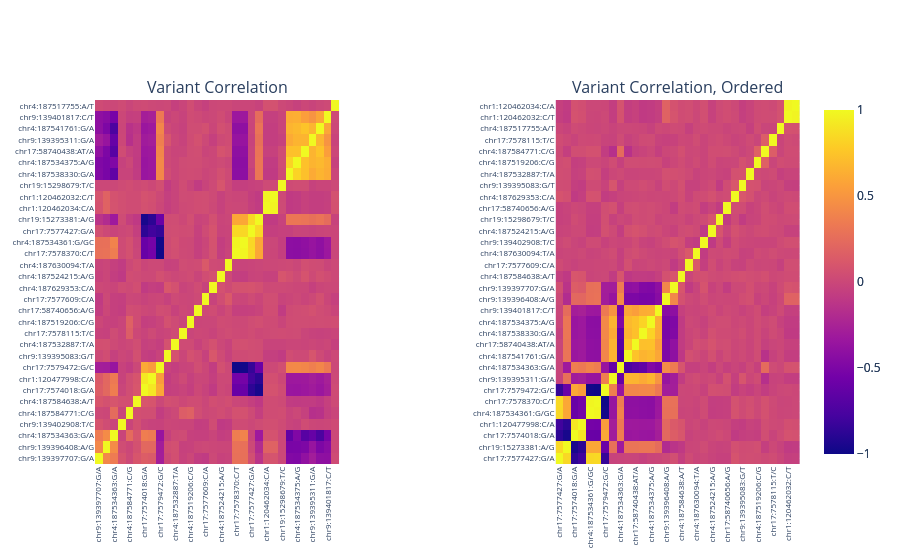

Notebook code cell kept with this figure:
### Code cell
sc.dna.plot_variant_correlation()

### Figure 1 — Plotly figure (JSON) as saved in the notebook; plotly's stock layout.template omitted (floating-point values rounded to 4 significant figures; data arrays with more than 128 entries replaced by an {"elided": "..."} marker saying what was removed)
{"data": [{"type": "heatmap", "x": ["chr9:139397707:G/A", "chr9:139396408:A/G", "chr4:187534363:G/A", "chr9:139402908:T/C", "chr4:187584771:C/G", "chr4:187584638:A/T", "chr17:7574018:G/A", "chr1:120477998:C/A", "chr17:7579472:G/C", "chr9:139395083:G/T", "chr4:187532887:T/A", "chr17:7578115:T/C", "chr4:187519206:C/G", "chr17:58740656:A/G", "chr17:7577609:C/A", "chr4:187629353:C/A", "chr4:187524215:A/G", "chr4:187630094:T/A", "chr17:7578370:C/T", "chr4:187534361:G/GC", "chr17:7577427:G/A", "chr19:15273381:A/G", "chr1:120462034:C/A", "chr1:120462032:C/T", "chr19:15298679:T/C", "chr4:187538330:G/A", "chr4:187534375:A/G", "chr17:58740438:AT/A", "chr9:139395311:G/A", "chr4:187541761:G/A", "chr9:139401817:C/T", "chr4:187517755:A/T"], "xaxis": "x", "y": ["chr9:139397707:G/A", "chr9:139396408:A/G", "chr4:187534363:G/A", "chr9:139402908:T/C", "chr4:187584771:C/G", "chr4:187584638:A/T", "chr17:7574018:G/A", "chr1:120477998:C/A", "chr17:7579472:G/C", "chr9:139395083:G/T", "chr4:187532887:T/A", "chr17:7578115:T/C", "chr4:187519206:C/G", "chr17:58740656:A/G", "chr17:7577609:C/A", "chr4:187629353:C/A", "chr4:187524215:A/G", "chr4:187630094:T/A", "chr17:7578370:C/T", "chr4:187534361:G/GC", "chr17:7577427:G/A", "chr19:15273381:A/G", "chr1:120462034:C/A", "chr1:120462032:C/T", "chr19:15298679:T/C", "chr4:187538330:G/A", "chr4:187534375:A/G", "chr17:58740438:AT/A", "chr9:139395311:G/A", "chr4:187541761:G/A", "chr9:139401817:C/T", "chr4:187517755:A/T"], "yaxis": "y", "z": {"elided": "32x32 float values"}, "zmax": 1, "zmin": -1}, {"type": "heatmap", "x": ["chr17:7577427:G/A", "chr19:15273381:A/G", "chr17:7574018:G/A", "chr1:120477998:C/A", "chr4:187534361:G/GC", "chr17:7578370:C/T", "chr17:7579472:G/C", "chr9:139395311:G/A", "chr4:187534363:G/A", "chr4:187541761:G/A", "chr17:58740438:AT/A", "chr4:187538330:G/A", "chr4:187534375:A/G", "chr9:139401817:C/T", "chr9:139396408:A/G", "chr9:139397707:G/A", "chr4:187584638:A/T", "chr17:7577609:C/A", "chr4:187630094:T/A", "chr9:139402908:T/C", "chr4:187524215:A/G", "chr19:15298679:T/C", "chr17:58740656:A/G", "chr4:187629353:C/A", "chr9:139395083:G/T", "chr4:187532887:T/A", "chr4:187519206:C/G", "chr4:187584771:C/G", "chr17:7578115:T/C", "chr4:187517755:A/T", "chr1:120462032:C/T", "chr1:120462034:C/A"], "xaxis": "x3", "y": ["chr17:7577427:G/A", "chr19:15273381:A/G", "chr17:7574018:G/A", "chr1:120477998:C/A", "chr4:187534361:G/GC", "chr17:7578370:C/T", "chr17:7579472:G/C", "chr9:139395311:G/A", "chr4:187534363:G/A", "chr4:187541761:G/A", "chr17:58740438:AT/A", "chr4:187538330:G/A", "chr4:187534375:A/G", "chr9:139401817:C/T", "chr9:139396408:A/G", "chr9:139397707:G/A", "chr4:187584638:A/T", "chr17:7577609:C/A", "chr4:187630094:T/A", "chr9:139402908:T/C", "chr4:187524215:A/G", "chr19:15298679:T/C", "chr17:58740656:A/G", "chr4:187629353:C/A", "chr9:139395083:G/T", "chr4:187532887:T/A", "chr4:187519206:C/G", "chr4:187584771:C/G", "chr17:7578115:T/C", "chr4:187517755:A/T", "chr1:120462032:C/T", "chr1:120462034:C/A"], "yaxis": "y3", "z": {"elided": "32x32 float values"}, "zmax": 1, "zmin": -1}], "layout": {"annotations": [{"font": {"size": 16}, "showarrow": false, "text": "Variant Correlation", "x": 0.1733, "xanchor": "center", "xref": "paper", "y": 1, "yanchor": "bottom", "yref": "paper"}, {"font": {"size": 16}, "showarrow": false, "text": "Variant Correlation, Ordered", "x": 0.8267, "xanchor": "center", "xref": "paper", "y": 1, "yanchor": "bottom", "yref": "paper"}], "xaxis": {"anchor": "y", "domain": [0, 0.3467], "tickangle": -90, "tickfont": {"size": 8}}, "xaxis2": {"anchor": "y2", "domain": [0.4133, 0.5867], "tickangle": -90, "tickfont": {"size": 8}}, "xaxis3": {"anchor": "y3", "domain": [0.6533, 1], "tickangle": -90, "tickfont": {"size": 8}}, "yaxis": {"anchor": "x", "domain": [0, 1], "tickfont": {"size": 8}}, "yaxis2": {"anchor": "x2", "domain": [0, 1], "tickfont": {"size": 8}}, "yaxis3": {"anchor": "x3", "domain": [0, 1], "tickfont": {"size": 8}}}}
